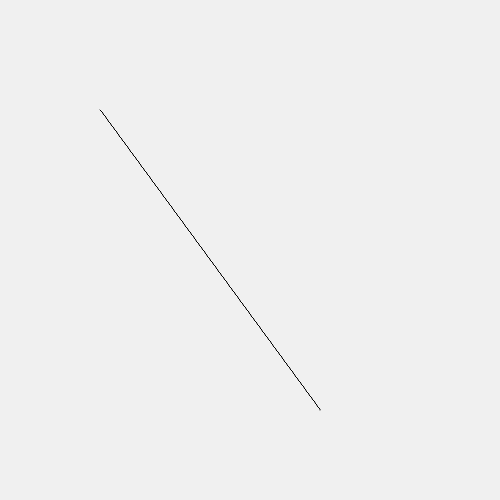
Frame 1 (no input)
Frame 60 (no input): identical to frame 1, image omitted
Frame 120 (the mouse pressed at the canvas centre since frame 60): identical to frame 1, image omitted

The p5.js sketch that drew this single still picture (run headless with seeded random() and noise() and a simulated clock; from frame 60 on, the mouse is pressed at the canvas centre):

// p5.js sketch
// ── sketch.js
function setup() {
    createCanvas(500, 500);
}

function draw() {
    background(240);

    let x1 = 100, y1 = 110, x2 = 320, y2 = 410;

    const dx = x2 - x1;
    const dy = y2 - y1;
    const m = dy / dx;

    let d = dy - (dx / 2);
    let x = x1, y = y1;

    beginShape();
    vertex(x, y);
    if (Math.abs(m) < 1) {
        while (x < x2) {
            x++;
            if (d < 0) {
                d = d + dy;
            } else {
                d += (dy - dx);
                y++;
            }
            vertex(x, y);

        }
    } else {
        while (y < y2) {
            y++;
            if (d < 0) {
                d = d + dx;
            } else {
                d += (dx - dy);
                x++;
            }
            vertex(x, y);

        }
    }

    endShape();
}
